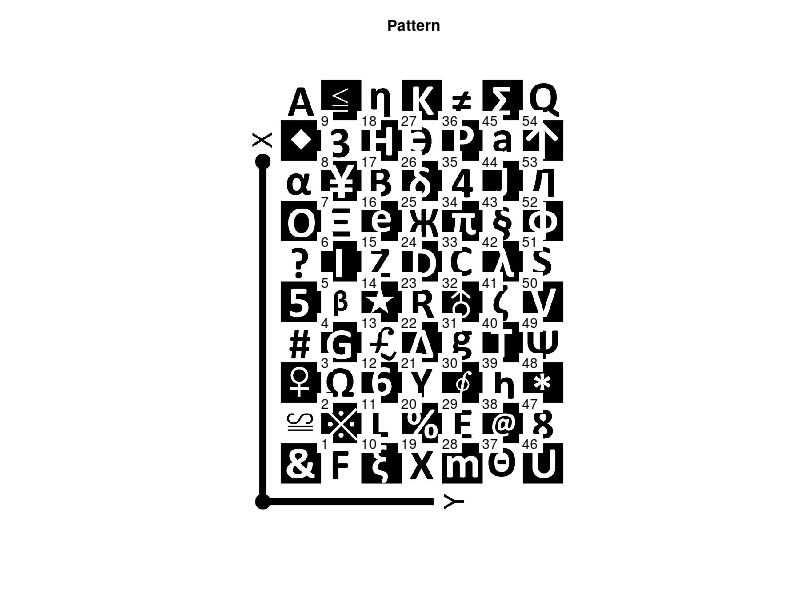

This chart was generated by the following MATLAB code: (Note: this script raises an error after producing the figure.)
clear;
clc;
close all;
addpath('./MyDetector/');
addpath('./Pattern/');
%% load pattern
load('PatternInfo.mat');
figure;imshow(Pattern);hold on;
for i = 1 : size(PatternPts,1)
    label = sprintf('%d',i);
    text(PatternPts(i,1), PatternPts(i,2), label,'BackgroundColor', [1 1 1]);
end
title('Pattern');
%% load photos
Image = imread('./data/000973.jpg');
Image = rgb2gray(Image);

% To avoid long processing time. Uncomment these lines when your images are large.
% [r,c,ch] = size(Image);
% wc = 1920;
% if c > wc
%     Image = imresize(Image,wc/c);
% end
% Image = imresize(Image,[1080,1920]);
% Image = imresize(Image, 2);
%% detect image points of pattern : matlab
tic;
Matlab_Pts = detectCheckerboardPoints(Image);
toc;

if ~isempty(Matlab_Pts)
    figure;imshow(Image);hold on;plot(Matlab_Pts(:,1),Matlab_Pts(:,2),'ro');
    for i = 1 : size(Matlab_Pts,1)
        label = sprintf('%d',i);
        text(Matlab_Pts(i,1), Matlab_Pts(i,2), label, 'BackgroundColor', [1 1 1]);
    end
else
    figure;imshow(Image);
    disp('Matlab failed !');
end
title('Matlab result');
%% detect image points of pattern and extract descriptors
tic;
[I_Pts,boardSize] = detectMyPatternPoints(Image,false);
toc;
if ~isempty(I_Pts)
    ID = findPtsID( I_Pts,boardSize,squareSize,Pattern,PatternPts,PatternMatrixSize,Image,false);
    figure;imshow(Image);hold on;
    for i = 1 : size(I_Pts,1)
        label = sprintf('%d',ID(i));
%         label = sprintf('%d',i);
        text(I_Pts(i,1), I_Pts(i,2), label,'BackgroundColor', [1 1 1]);
%         plot(I_Pts(i,1), I_Pts(i,2),'ro');
    end
    disp('Detection complete!');
else
    disp('No checkerboard detected!');
end
title('TCAD result');